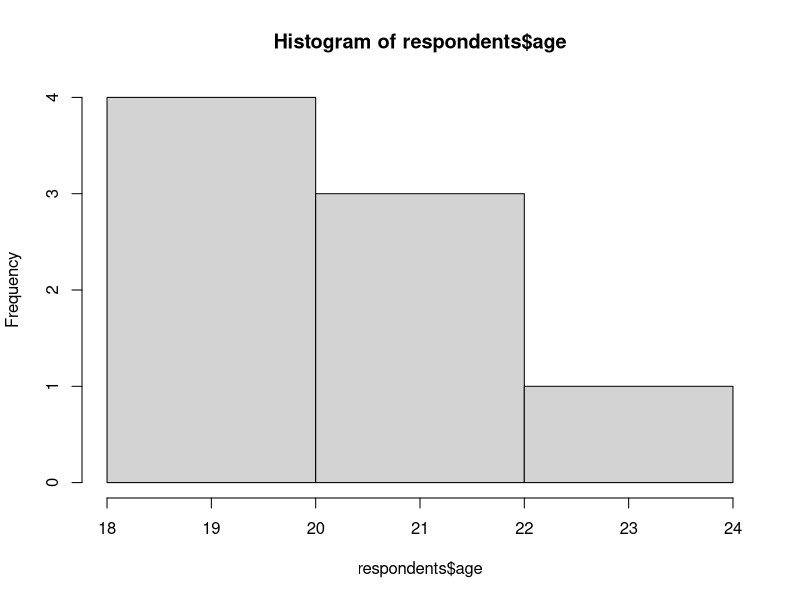

Write R code to recreate this figure.
## ---- chunk 1
age = c(18, 20, 21, 19, 24, 21, 20, 22)
## ---- chunk 2
age[2]
## ---- chunk 3
mean(age)
## ---- chunk 4
#| results: hold

min(age)
max(age)
## ---- chunk 5
major = c("computer science", "sociology", "sociology", "political science", "political science", "political science", "computer science", "sociology")
## ---- chunk 6
respondents = data.frame(age, major)
respondents
## ---- chunk 7
names(respondents)
## ---- chunk 8
nrow(respondents)
## ---- chunk 9
ncol(respondents)
## ---- chunk 10
dim(respondents)
## ---- chunk 11
respondents$age
## ---- chunk 12
hist(respondents$age)
## ---- chunk 13
respondents$major[8]
## ---- chunk 14
cars_information = mtcars
## ---- chunk 15
#| warning: false

library(DiagrammeR)
mermaid("
graph LR
    D[Data] --> C[Categorical]
    D --> N[Numerical]
    C --> no[Nominal]
    C --> Or[Ordinal]
    N --> di[Discrete]
    N --> co[Continuous]
    no --> c[Character]
    Or --> f[Factor]
    di --> i[Integer]
    co --> n[Numeric]
")
## ---- chunk 16
#| results: hold

class(cars_information$mpg)
class(respondents$major)
## ---- chunk 17
#| results: hold

is.integer(cars_information$mpg)
is.character(cars_information)
## ---- chunk 18
cars_information$cyl = as.factor(cars_information$cyl)
